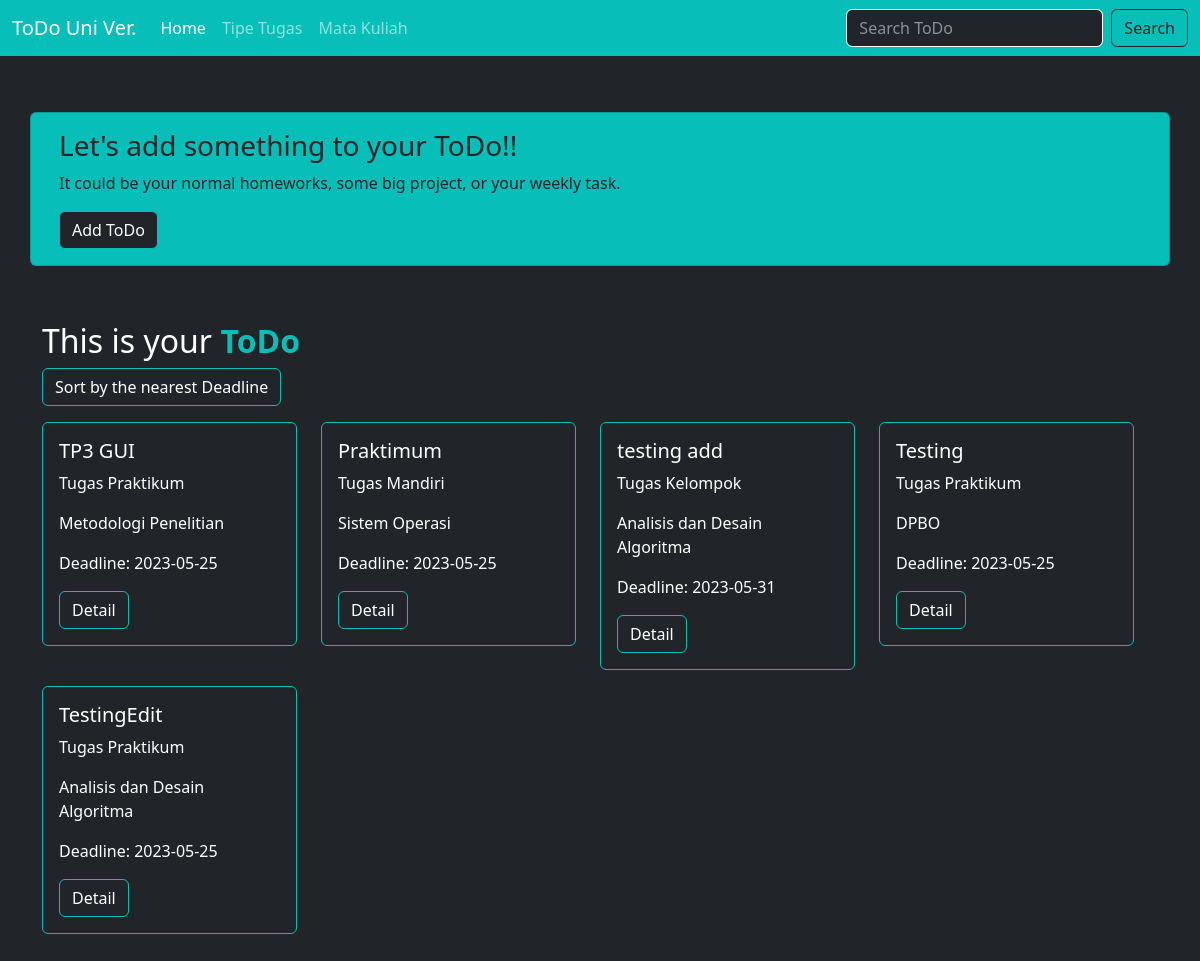
Screenshot of /TP3_PHPGUI/index.php with the database file from the repository.
### tables this page shows
CREATE TABLE `todo_list` (
  `id_todo` int(10) NOT NULL,
  `nama_tugas` varchar(255) NOT NULL,
  `deskripsi` text NOT NULL,
  `deadline` date NOT NULL,
  `id_tipe` int(3) NOT NULL,
  `id_matkul` int(11) NOT NULL
);

CREATE TABLE `tipe_tugas` (
  `id` int(3) NOT NULL,
  `tipe` varchar(255) NOT NULL
);

CREATE TABLE `mata_kuliah` (
  `id` int(3) NOT NULL,
  `mata_kuliah` varchar(255) NOT NULL
);

### TP3_PHPGUI/config/db.php (called while the page is built)
<?php
$DB_HOST = "localhost";
$DB_USERNAME = "root";
$DB_PASSWORD = "";
$DB_NAME = "todo_db";

### TP3_PHPGUI/classes/DB.php (called while the page is built, shortened)
<?php
class DB
{
    private $hostname;
    private $username;
    private $password;
    private $dbname;
    private $conn;
    private $result;
    function __construct($hostname, $username, $password, $dbname)
    {
        $this->hostname = $hostname;
        $this->username = $username;
        $this->password = $password;
        $this->dbname = $dbname;
    }
    function open()
    {
        $this->conn = mysqli_connect($this->hostname, $this->username, $this->password, $this->dbname);
    }
    function execute($query)
    {
        $this->result = mysqli_query($this->conn, $query);
    }
    function getResult()
    {
        return mysqli_fetch_array($this->result);
    }
}

### TP3_PHPGUI/classes/Todo.php (called while the page is built, shortened)
<?php
class Todo extends DB
{
    function getTodoJoin()
    {
        $query = "SELECT * FROM todo_list JOIN tipe_tugas ON todo_list.id_tipe=tipe_tugas.id JOIN mata_kuliah ON todo_list.id_matkul=mata_kuliah.id ORDER BY todo_list.id_todo DESC";
        return $this->execute($query);
    }
}

### TP3_PHPGUI/index.php (the view, shortened to what this page needs)
<?php
include('config/db.php');
include('classes/DB.php');
include('classes/Todo.php');
include('classes/Template.php');
$home = new Template('templates/skinmain.html');
$list = new Todo($DB_HOST, $DB_USERNAME, $DB_PASSWORD, $DB_NAME);
$list->open();
$list->getTodoJoin();
if (isset($_POST['btn-cari'])) {
    $list->searchTodo($_POST['cari']);
    $home->replace('reset', 'deadsort');
} else if ($flagsort == true) {
    $list->sortTodo();
    $home->replace('Sort by the nearest Deadline', 'Sorted by the nearest Deadline');
    $home->replace('deadsort', 'reset');
} else {
    $list->getTodoJoin();
}
$data = null;
while ($row = $list->getResult()) {
    $data .= '<div class="col-sm-6 col-lg-3 mb-3 mb-sm-0">' .
        '<div class="card text-bg-dark mb-3" style="border-color: #07beb8;">
        <div class="card-body">
        <h5 class="card-title">' . $row['nama_tugas'] . '</h5>' .
        '<p class="card-text">' . $row['tipe'] . '</p>' .
        '<p class="card-text">' . $row['mata_kuliah'] . '</p>' .
        '<p class="card-text">Deadline: ' . $row['deadline'] . '</p>' .
        '<a href="detail.php?id=' . $row['id_todo'] . '" class="btn btn-dark" style="border-color: #07beb8;">Detail</a>
        </div>
        </div>
        </div>';
}

### TP3_PHPGUI/classes/Template.php (shortened to what this page needs)
<?php
class Template
{
    var $content = '';
    function __construct($filename = '')
    {
        $this->content = implode('', @file($filename));
    }
    function clear()
    {
        $this->content = preg_replace("/DATA_[A-Z|_|0-9]+/", "", $this->content);
    }
    function write()
    {
        print $this->content;
    }
    function replace($old = '', $new = '')
    {
        if (is_int($new)) {
            $value = sprintf("%d", $new);
        } elseif (is_float($new)) {
            $value = sprintf("%f", $new);
        } elseif (is_array($new)) {
            $value = '';
            foreach ($new as $item) {
                $value .= $item . ' ';
            }
        } else {
            $value = $new;
        }
        $this->content = preg_replace("/$old/", $value, $this->content);
    }
}

### rows the page displays
todo_list: nama_tugas "TP3 GUI", id_tipe.tipe "Tugas Praktikum", id_matkul.mata_kuliah "Metodologi Penelitian", deadline "2023-05-25"
todo_list: nama_tugas "Praktimum", id_tipe.tipe "Tugas Mandiri", id_matkul.mata_kuliah "Sistem Operasi", deadline "2023-05-25"
todo_list: nama_tugas "testing add", id_tipe.tipe "Tugas Kelompok", id_matkul.mata_kuliah "Analisis dan Desain Algoritma", deadline "2023-05-31"
todo_list: nama_tugas "Testing", id_tipe.tipe "Tugas Praktikum", id_matkul.mata_kuliah "DPBO", deadline "2023-05-25"
todo_list: nama_tugas "TestingEdit", id_tipe.tipe "Tugas Praktikum", id_matkul.mata_kuliah "Analisis dan Desain Algoritma", deadline "2023-05-25"
